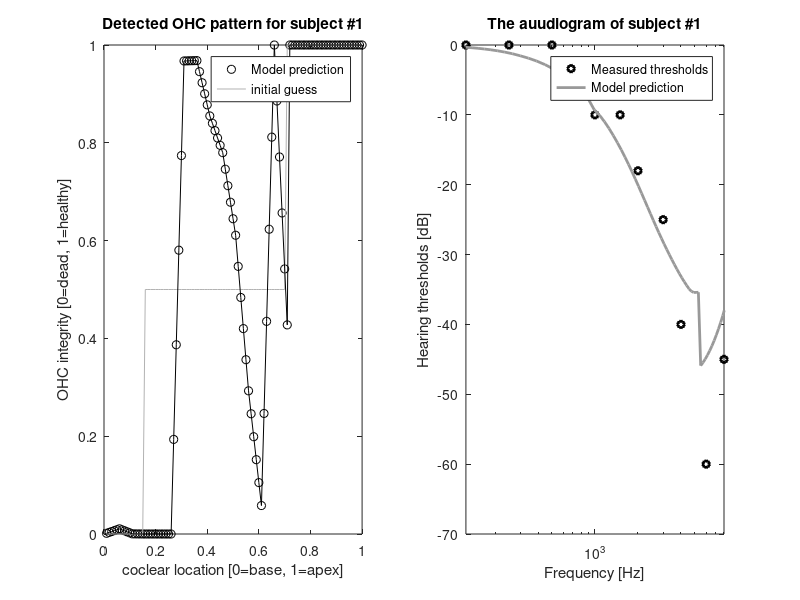
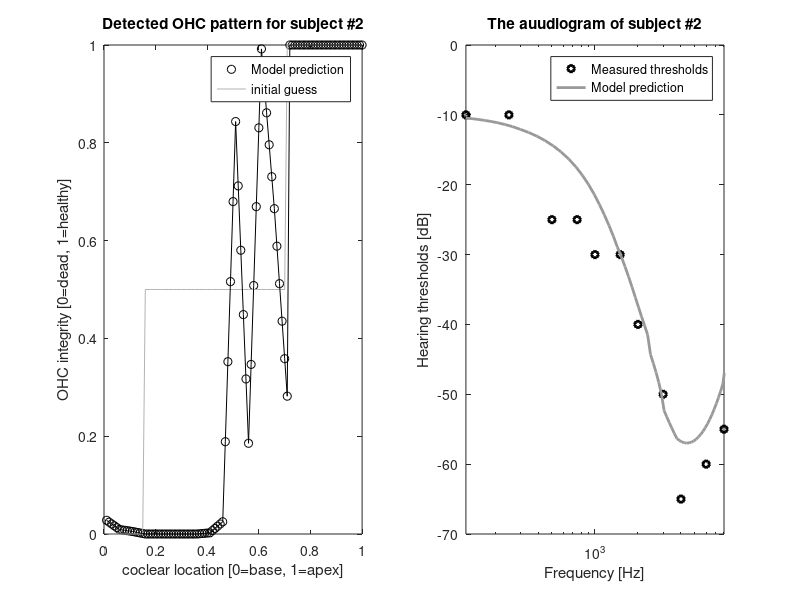
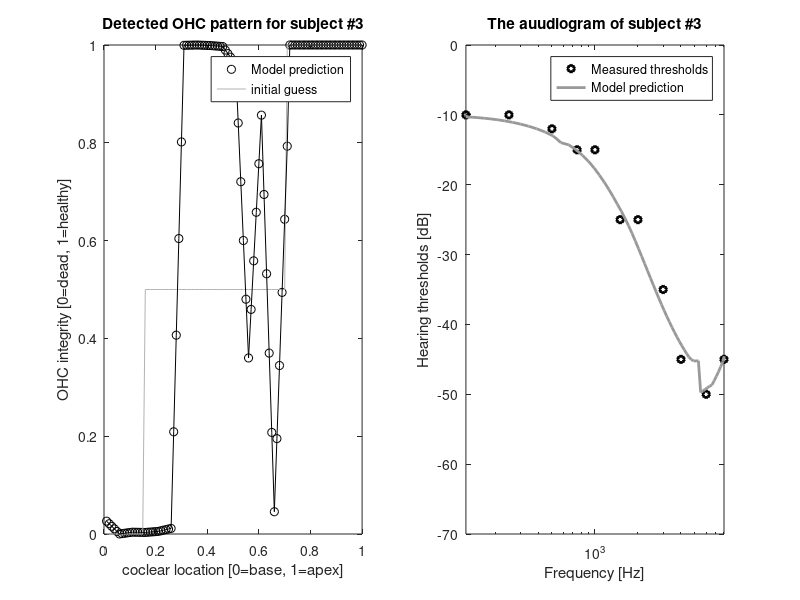
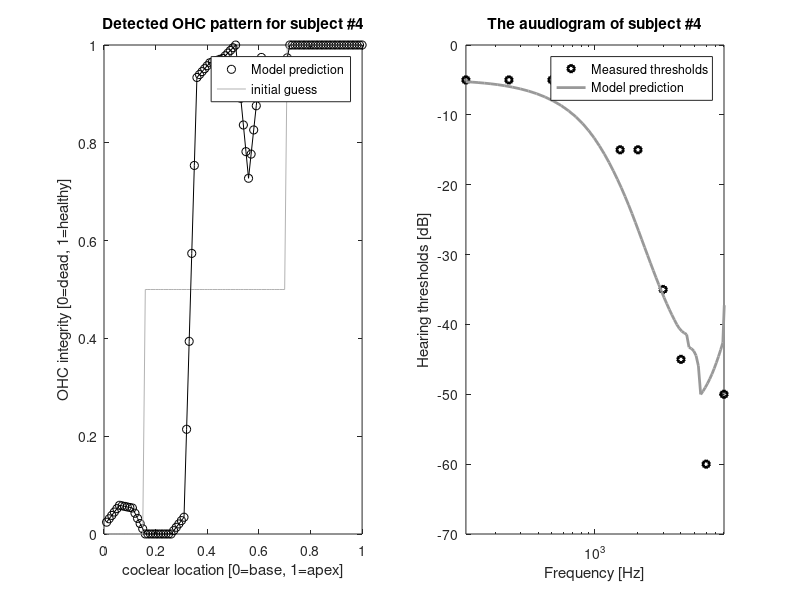

The MATLAB source for these figures, in order:
clear all,
close all,

audiogram_Magnus_Backstrom_R=[0,0,0,-6,-10,-10,-18,-25,-40,-60,-45]; % participant#1 (updated)
audiogram_Stefan_P=[-10 -10, -25,-25,-30,-30,-40,-50,-65,-60,-55]; % participant#2
audiogram_Niklas_t=[-10,-10,-12,-15,-15,-25,-25,-35,-45,-50,-45]; % participant#3
audiogram_Tommy_K=[-5,-5,-5,-5,-5,-15,-15,-35,-45,-60,-50]; % participant#4 (updated)
audiogram_Lars_D=[-12,-12,-12,-20,-25,-40,-50,-65,-70,-45,-40]; % participant#5
audiogram_Jonas_O=[-10,-10,-10,-10,-10,-12,-32,-45,-60,-40,-22]; % participant#6 (updated)
audiogram_Anders_S=[-2,-5,-5,-5,-15,-15,-15,-40,-45,-40,-30]; % participant#7
audiograms_bank=[audiogram_Magnus_Backstrom_R; audiogram_Stefan_P; audiogram_Niklas_t; audiogram_Tommy_K;audiogram_Lars_D; audiogram_Jonas_O; audiogram_Anders_S];

load('Diagnosed_OHC_for_mean_audiogram_MSE=2_19.mat');
%%
figure,
subplot(1,2,1)
load('Diagnosed_OHC_for_Magnus_Backstrom_MSE=45_5.mat');
plot([1:100]./100,OHC_integrity,'ok')
hold on, plot([1:100]./100,initial_guess,'color',[0.7,0.7,0.7])
hold on, plot([1:100]./100,OHC_integrity,'k')
xlabel('coclear location [0=base, 1=apex]');
ylabel ('OHC integrity [0=dead, 1=healthy]');
legend ('Model prediction','initial guess'); 
title('Detected OHC pattern for subject #1');

subplot(1,2,2)
semilogx(fre,inp_audiogram,'hk','LineWidth',2), hold on;
semilogx(Bf_healthy,amp_loss+inp_audiogram(1),'k','color',[0.6,0.6,0.6],'Linewidth',2)
axis([125 8000 -70 0])
title('The auudiogram of subject #1');
xlabel('Frequency [Hz]');
ylabel('Hearing thresholds [dB]');
legend('Measured thresholds','Model prediction');

%%
figure,
subplot(1,2,1)
load('Diagnosed_OHC_for_Stefan_P_MSE=25.mat');
plot([1:100]./100,OHC_integrity,'ok')
hold on, plot([1:100]./100,initial_guess,'color',[0.7,0.7,0.7])
hold on, plot([1:100]./100,OHC_integrity,'k')
xlabel('coclear location [0=base, 1=apex]');
ylabel ('OHC integrity [0=dead, 1=healthy]');
legend ('Model prediction','initial guess'); 
title('Detected OHC pattern for subject #2');

subplot(1,2,2)
semilogx(fre,inp_audiogram,'hk','LineWidth',2), hold on;
semilogx(Bf_healthy,amp_loss+inp_audiogram(1),'k','color',[0.6,0.6,0.6],'Linewidth',2)
axis([125 8000 -70 0])
title('The auudiogram of subject #2');
xlabel('Frequency [Hz]');
ylabel('Hearing thresholds [dB]');
legend('Measured thresholds','Model prediction');
%%
figure,
subplot(1,2,1)
load('Diagnosed_OHC_for_Niklas_t_MSE=3_3.mat');
plot([1:100]./100,OHC_integrity,'ok')
hold on, plot([1:100]./100,initial_guess,'color',[0.7,0.7,0.7])
hold on, plot([1:100]./100,OHC_integrity,'k')
xlabel('coclear location [0=base, 1=apex]');
ylabel ('OHC integrity [0=dead, 1=healthy]');
legend ('Model prediction','initial guess'); 
title('Detected OHC pattern for subject #3');

subplot(1,2,2)
semilogx(fre,inp_audiogram,'hk','LineWidth',2), hold on;
semilogx(Bf_healthy,amp_loss+inp_audiogram(1),'k','color',[0.6,0.6,0.6],'Linewidth',2)
axis([125 8000 -70 0])
title('The auudiogram of subject #3');
xlabel('Frequency [Hz]');
ylabel('Hearing thresholds [dB]');
legend('Measured thresholds','Model prediction');
%%
figure,
subplot(1,2,1)
load('Diagnosed_OHC_for__Tommy_K_MSE=41_6.mat');
plot([1:100]./100,OHC_integrity,'ok')
hold on, plot([1:100]./100,initial_guess,'color',[0.7,0.7,0.7])
hold on, plot([1:100]./100,OHC_integrity,'k')
xlabel('coclear location [0=base, 1=apex]');
ylabel ('OHC integrity [0=dead, 1=healthy]');
legend ('Model prediction','initial guess'); 
title('Detected OHC pattern for subject #4');

subplot(1,2,2)
semilogx(fre,inp_audiogram,'hk','LineWidth',2), hold on;
semilogx(Bf_healthy,amp_loss+inp_audiogram(1),'k','color',[0.6,0.6,0.6],'Linewidth',2)
axis([125 8000 -70 0])
title('The auudiogram of subject #4');
xlabel('Frequency [Hz]');
ylabel('Hearing thresholds [dB]');
legend('Measured thresholds','Model prediction');

%%
figure,
subplot(1,2,1)
load('Diagnosed_OHC_for__Lars_D_MSE=28_6.mat');
plot([1:100]./100,OHC_integrity,'ok')
hold on, plot([1:100]./100,initial_guess,'color',[0.7,0.7,0.7])
hold on, plot([1:100]./100,OHC_integrity,'k')
xlabel('coclear location [0=base, 1=apex]');
ylabel ('OHC integrity [0=dead, 1=healthy]');
legend ('Model prediction','initial guess'); 
title('Detected OHC pattern for subject #5');

subplot(1,2,2)
semilogx(fre,inp_audiogram,'hk','LineWidth',2), hold on;
semilogx(Bf_healthy,amp_loss+inp_audiogram(1),'k','color',[0.6,0.6,0.6],'Linewidth',2)
axis([125 8000 -70 0])
title('The auudiogram of subject #5');
xlabel('Frequency [Hz]');
ylabel('Hearing thresholds [dB]');
legend('Measured thresholds','Model prediction');

%%
figure,
subplot(1,2,1)
load('Diagnosed_OHC_for__Jonas_O_MSE=29_4.mat');
plot([1:100]./100,OHC_integrity,'ok')
hold on, plot([1:100]./100,initial_guess,'color',[0.7,0.7,0.7])
hold on, plot([1:100]./100,OHC_integrity,'k')
xlabel('coclear location [0=base, 1=apex]');
ylabel ('OHC integrity [0=dead, 1=healthy]');
legend ('Model prediction','initial guess'); 
title('Detected OHC pattern for subject #6');

subplot(1,2,2)
semilogx(fre,inp_audiogram,'hk','LineWidth',2), hold on;
semilogx(Bf_healthy,amp_loss+inp_audiogram(1),'k','color',[0.6,0.6,0.6],'Linewidth',2)
axis([125 8000 -70 0])
title('The auudiogram of subject #6');
xlabel('Frequency [Hz]');
ylabel('Hearing thresholds [dB]');
legend('Measured thresholds','Model prediction');
%%
figure,
subplot(1,2,1)
load('Diagnosed_OHC_for__Anders_S_MSE=12_1.mat');
plot([1:100]./100,OHC_integrity,'ok')
hold on, plot([1:100]./100,initial_guess,'color',[0.7,0.7,0.7])
hold on, plot([1:100]./100,OHC_integrity,'k')
xlabel('coclear location [0=base, 1=apex]');
ylabel ('OHC integrity [0=dead, 1=healthy]');
legend ('Model prediction','initial guess'); 
title('Detected OHC pattern for subject #7');

subplot(1,2,2)
semilogx(fre,inp_audiogram,'hk','LineWidth',2), hold on;
semilogx(Bf_healthy,amp_loss+inp_audiogram(1),'k','color',[0.6,0.6,0.6],'Linewidth',2)
axis([125 8000 -70 0])
title('The auudiogram of subject #7');
xlabel('Frequency [Hz]');
ylabel('Hearing thresholds [dB]');
legend('Measured thresholds','Model prediction');

%% Fig.4 of Saremi et al.m (2023)
load('Diagnosed_OHC_for_mean_audiogram_MSE=2_19.mat');
figure,
subplot(1,2,1)
initial_guess=zeros(1,100);
initial_guess(71:100)=1;
initial_guess(1:15)=0;
initial_guess(16:70)=0.5;
plot([1:100]./100,OHC_integrity,'ok')
hold on, plot([1:100]./100,initial_guess,'color',[0.7,0.7,0.7])
hold on, plot([1:100]./100,OHC_integrity,'k')
xlabel('coclear location [0=base, 1=apex]');
ylabel ('OHC integrity [0=dead, 1=healthy]');
legend ('Model prediction','initial guess'); 
title('Detected OHC pattern for the average case');

subplot(1,2,2)
M=mean(audiograms_bank);
SD=std(audiograms_bank);
errorbar(fre,M,SD/2,'hk');
set(gca,'xscale','log'); hold on,
%semilogx(fre,inp_audiogram,'ok','LineWidth',1.5);

hold on, semilogx(Bf_healthy,amp_loss+inp_audiogram(1),'k', 'color',[0.6,0.6,0.6],'Linewidth',2)
%hold on, semilogx(fre,inp_audiogram,'--k')
axis([125 8000 -60 0])
title('Average audiogram');
xlabel('Frequency [Hz]');
ylabel('Hearing thresholds [dB]');
legend('Measured thresholds','Model prediction');